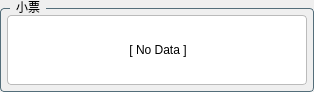
<?xml version="1.0" encoding="UTF-8"?>
<ui version="4.0">
 <class>ReceiptPanel</class>
 <widget class="QWidget" name="ReceiptPanel">
  <property name="geometry">
   <rect>
    <x>0</x>
    <y>0</y>
    <width>314</width>
    <height>88</height>
   </rect>
  </property>
  <property name="minimumSize">
   <size>
    <width>314</width>
    <height>0</height>
   </size>
  </property>
  <property name="maximumSize">
   <size>
    <width>314</width>
    <height>16777215</height>
   </size>
  </property>
  <layout class="QVBoxLayout" name="verticalLayout_root">
   <property name="leftMargin">
    <number>0</number>
   </property>
   <property name="topMargin">
    <number>0</number>
   </property>
   <property name="rightMargin">
    <number>0</number>
   </property>
   <property name="bottomMargin">
    <number>0</number>
   </property>
   <item>
    <widget class="QGroupBox" name="groupBoxReceipt">
     <property name="minimumSize">
      <size>
       <width>0</width>
       <height>0</height>
      </size>
     </property>
     <property name="styleSheet">
      <string notr="true">QGroupBox { border: 1px solid #546e7a; border-radius: 4px; margin-top: 8px; } QGroupBox::title { subcontrol-origin: margin; left: 10px; padding: 0 4px; }</string>
     </property>
     <property name="title">
      <string>小票</string>
     </property>
     <property name="alignment">
      <set>Qt::AlignmentFlag::AlignCenter</set>
     </property>
     <layout class="QVBoxLayout" name="verticalLayout_receipt">
      <property name="spacing">
       <number>6</number>
      </property>
      <property name="leftMargin">
       <number>6</number>
      </property>
      <property name="topMargin">
       <number>6</number>
      </property>
      <property name="rightMargin">
       <number>6</number>
      </property>
      <property name="bottomMargin">
       <number>6</number>
      </property>
      <item>
       <widget class="QScrollArea" name="scrollAreaReceipt">
        <property name="styleSheet">
         <string notr="true">QScrollArea { border: 1px solid #bbb; border-radius: 4px; background-color: rgb(255, 255, 255); }</string>
        </property>
        <property name="verticalScrollBarPolicy">
         <enum>Qt::ScrollBarPolicy::ScrollBarAlwaysOff</enum>
        </property>
        <property name="horizontalScrollBarPolicy">
         <enum>Qt::ScrollBarPolicy::ScrollBarAlwaysOff</enum>
        </property>
        <property name="widgetResizable">
         <bool>false</bool>
        </property>
        <property name="alignment">
         <set>Qt::AlignmentFlag::AlignCenter</set>
        </property>
        <widget class="QLabel" name="labelReceipt">
         <property name="geometry">
          <rect>
           <x>0</x>
           <y>17</y>
           <width>300</width>
           <height>30</height>
          </rect>
         </property>
         <property name="minimumSize">
          <size>
           <width>300</width>
           <height>0</height>
          </size>
         </property>
         <property name="styleSheet">
          <string notr="true">font: 16pt &quot;Consolas&quot;;
background-color: rgb(255, 255, 255);</string>
         </property>
         <property name="text">
          <string>[ No Data ]</string>
         </property>
         <property name="alignment">
          <set>Qt::AlignmentFlag::AlignCenter</set>
         </property>
        </widget>
       </widget>
      </item>
     </layout>
    </widget>
   </item>
  </layout>
 </widget>
 <resources/>
 <connections/>
</ui>
